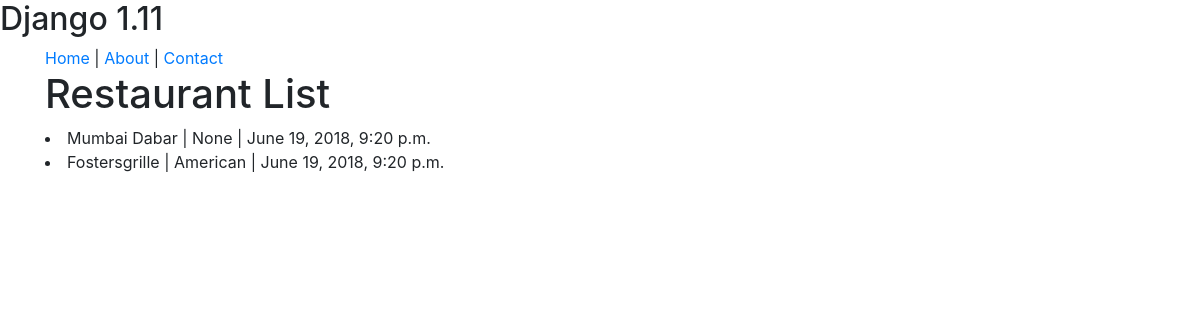
The page /restaurants/ on the database as committed earlier.
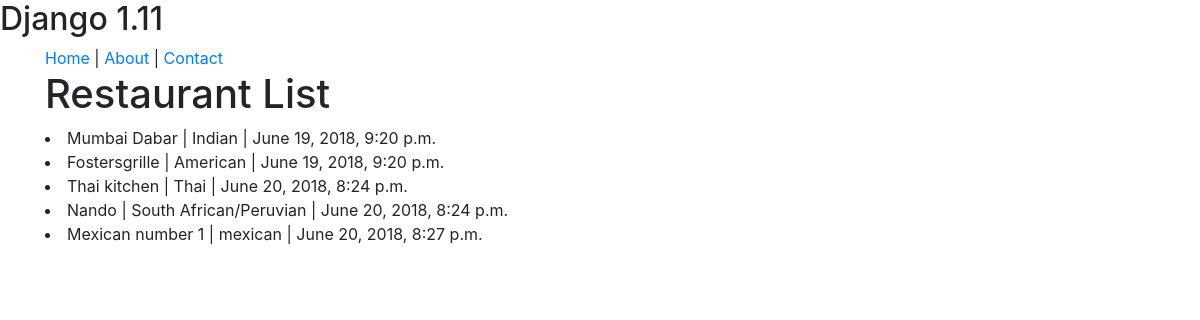
The same page on the database as committed later.
### restaurants/models.py (models this page shows, shortened)
class RestaurantLocation(models.Model):
    name = models.CharField(max_length=120)
    location = models.CharField(max_length=120, null=True, blank=True)
    category = models.CharField(max_length=120, null=True, blank=True)
    timestamp = models.DateTimeField(auto_now_add=True)
    updated = models.DateTimeField(auto_now_add=True)
    slug = models.SlugField( null=True, blank=True)

### restaurants/views.py (the view)
# urls.py: url(r'^restaurants/$', RestaurantListView.as_view()),
class RestaurantListView(ListView):
    context_object_name = 'queryset'
    def get_queryset(self):
        slug = self.kwargs.get('slug')
        qs = RestaurantLocation.objects.all()
        if slug:
            queryset = RestaurantLocation.objects.filter(
                                Q(category__iexact=slug)
                                | Q(category__icontains=slug))
        else:
            queryset = qs
        return queryset

### restaurants/templates/restaurants/restaurantlocation_list.html (shortened to what this page needs)
{% extends 'base.html' %}
{% block content %}
<h1>Restaurant List</h1>
 {% for obj in queryset %}
 <li>{{ obj.name }} | {{obj.category}}  | {{obj.timestamp}}</li>
 {% endfor %}
{% endblock content %}

### templates/base.html (shortened to what this page needs)
<!DOCTYPE html>
<html lang="en">
<head>
    {% include 'partials/css.html' %}
</head>
<body>
<h2> Django 1.11</h2>
<nav>
   {% include 'partials/nav.html' %}
</nav>
<div class="container">
    {% block content %}
    {% endblock content %}
</div>
</body>
</html>

### templates/partials/css.html (shortened to what this page needs)
<link rel="stylesheet" href="https://maxcdn.bootstrapcdn.com/bootstrap/4.0.0/css/bootstrap.min.css">

### templates/partials/nav.html
<div class="container">
<a href="/">Home </a> | <a href="/about">About </a> | <a href="/contact">Contact </a>
</div>

Rows that differ between the two databases and show on the page:
changed RestaurantLocation "Mumbai Dabar": category "None" → "Indian"
added RestaurantLocation: name "Thai kitchen", category "Thai", timestamp "June 20, 2018, 8:24 p.m."
added RestaurantLocation: name "Nando", category "South African/Peruvian", timestamp "June 20, 2018, 8:24 p.m."
added RestaurantLocation: name "Mexican number 1", category "mexican", timestamp "June 20, 2018, 8:27 p.m."
